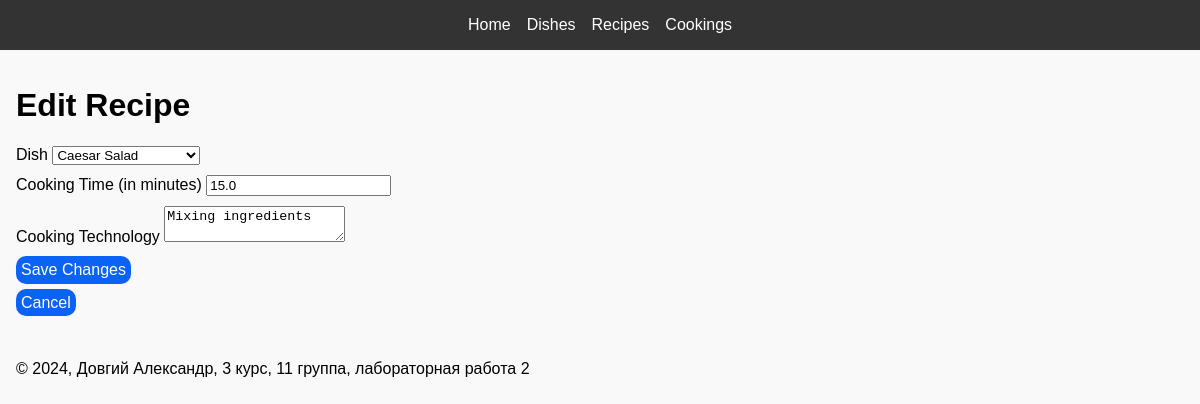
/recipes/1/edit/, run on the app's committed database.
### core/models.py (models this page shows, shortened)
class Recipe(models.Model):
    dish = models.OneToOneField(
        Dish,
        on_delete=models.CASCADE,
        related_name='recipe'
    )
    time = models.FloatField()  # in minutes
    technology = models.TextField()

class Dish(models.Model):
    name = models.CharField(max_length=255)
    type = models.CharField(max_length=255)
    weight = models.FloatField()
    price = models.DecimalField(max_digits=10, decimal_places=2)

### core/views.py (the view)
# urls.py: path('recipes/<int:pk>/edit/', views.recipe_edit, name='recipe_edit'),
def recipe_edit(request, pk):
    recipe = get_object_or_404(Recipe, pk=pk)
    if request.method == 'POST':
        recipe.dish_id = request.POST['dish']
        recipe.time = request.POST['time']
        recipe.technology = request.POST['technology']
        recipe.save()
        return redirect('recipe_list')
    dishes = Dish.objects.all()
    return render(request, 'recipes/recipe_form.html', {
        'recipe': recipe,
        'dishes': dishes,
    })

### templates/recipes/recipe_form.html (shortened to what this page needs)
{% extends 'base.html' %}
{% block content %}
<h1>{% if recipe %}Edit{% else %}Create{% endif %} Recipe</h1>
<form method="POST">
    <label for="dish">Dish</label>
    <select id="dish" name="dish" required>
        {% for dish_item in dishes %}
            <option value="{{ dish_item.id }}" {% if recipe and recipe.dish.id == dish_item.id %}selected{% endif %}>{{ dish_item.name }}</option>
        {% endfor %}
    </select>
    <label for="time">Cooking Time (in minutes)</label>
    <input type="number" step="any" id="time" name="time" value="{% if recipe %}{{ recipe.time }}{% endif %}" required>
    <label for="technology">Cooking Technology</label>
    <textarea id="technology" name="technology" required>{% if recipe %}{{ recipe.technology }}{% endif %}</textarea>
    <button class="floating-button" type="submit">{% if recipe %}Save Changes{% else %}Create Recipe{% endif %}</button>
</form>
<a class="floating-button" href="{% url 'recipe_list' %}">Cancel</a>
{% endblock %}

### templates/base.html (style rules this page uses)
body { font-family: Arial, sans-serif; margin: 0; padding: 0; background-color: #f9f9f9; }
form { margin-bottom: 10px; }
.floating-button { border-radius: 10px; color: white; transition: .2s linear; background: #0B63F6; padding: 5px; text-decoration: none; outline: none; border: none; font-size: 16px; }

### data on the page
Recipe: dish "Caesar Salad", time "15.0", technology "Mixing ingredients"
